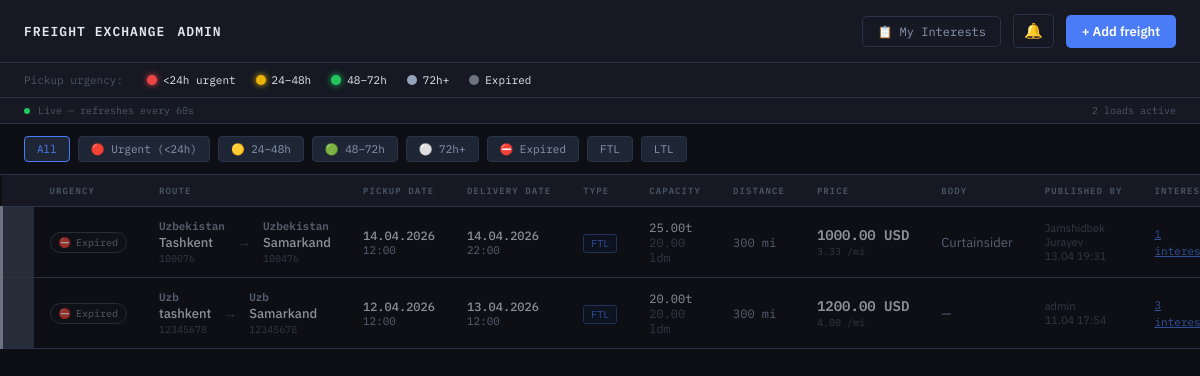
Page /load_list/ (signed in) on the committed database.
### ecargo/models.py (models this page shows, shortened)
class Load(models.Model):
    BODY_TYPE_CHOICES = [
        ('curtainsider', 'Curtainsider'),
        ('tautliner', 'Tautliner'),
        ('flatbed', 'Flatbed'),
        ('box', 'Box / Closed'),
        ('refrigerated', 'Refrigerated'),
        ('tanker', 'Tanker'),
        ('lowloader', 'Low Loader'),
        ('tipper', 'Tipper'),
        ('container', 'Container'),
        ('other', 'Other'),
    ]
    LOAD_TYPE_CHOICES = [
        ('FTL', 'FTL - Full Truck Load'),
        ('LTL', 'LTL - Less than Truck Load'),
    ]
    PUBLICATION_MODE_CHOICES = [
        ('exchange', 'Exchange'),
        ('selected', 'To Selected'),
    ]
    CURRENCY_CHOICES = [
        ('USD', 'USD'),
        ('EUR', 'EUR'),
        ('GBP', 'GBP'),
        ('PLN', 'PLN'),
        ('CZK', 'CZK'),
    ]
    VEHICLE_SIZE_CHOICES = [
        ('semi', 'With Semi-Trailer'),
        ('solo', 'Solo'),
        ('van', 'Van'),
        ('double', 'With Double Trailer'),
    ]
    created_by = models.ForeignKey(
        User,
        on_delete=models.SET_NULL,
        null=True,
        related_name='loads'
    )
    created_at = models.DateTimeField(auto_now_add=True)
    updated_at = models.DateTimeField(auto_now=True)
    publication_mode = models.CharField(max_length=20, choices=PUBLICATION_MODE_CHOICES, default='exchange')
    time_to_submit_offers = models.DateTimeField(null=True, blank=True)
    contacts = models.CharField(max_length=255, blank=True)
    buy_now = models.BooleanField(default=False)
    schedule_publication = models.BooleanField(default=False)
    scheduled_publish_at = models.DateTimeField(null=True, blank=True)
    total_price = models.DecimalField(max_digits=12, decimal_places=2, null=True, blank=True)
    currency = models.CharField(max_length=5, choices=CURRENCY_CHOICES, default='USD')
    mileage = models.FloatField(null=True, blank=True)
    price_per_mile = models.DecimalField(max_digits=10, decimal_places=2, null=True, blank=True)
    payment_deadline_days = models.PositiveIntegerField(null=True, blank=True)
    vehicle_size = models.CharField(max_length=20, choices=VEHICLE_SIZE_CHOICES, blank=True)
    body_type = models.CharField(max_length=30, choices=BODY_TYPE_CHOICES, blank=True)
    capacity = models.DecimalField(max_digits=8, decimal_places=2, null=True, blank=True)
    load_meters = models.DecimalField(max_digits=6, decimal_places=2, null=True, blank=True)
    load_type = models.CharField(max_length=3, choices=LOAD_TYPE_CHOICES, default='FTL')
    quantity = models.IntegerField(null=True, blank=True)
    stackable = models.BooleanField(default=False)
    to_exchange = models.BooleanField(default=False)
    additional_description = models.TextField(blank=True, max_length=2000)
    is_active = models.BooleanField(default=True)
    class Meta:
        ordering = ['-created_at']
    @property
    def pickup_datetime(self):
        loc = self.locations.filter(location_type='pickup').first()
        return loc.date_from if loc else None
    @property
    def hours_until_pickup(self):
        pickup_dt = self.pickup_datetime
        if not pickup_dt:
            return None
        delta = pickup_dt - timezone.now()
        return delta.total_seconds() / 3600
    @property
    def color_status(self):
        hours = self.hours_until_pickup
        if hours is None:
            return 'white'
        if hours < 0:
            return 'gray'
        elif hours <= 24:
            return 'red'
        elif hours <= 48:
            return 'yellow'
        elif hours <= 72:
            return 'green'
        return 'white'
    @property
    def color_label(self):
        hours = self.hours_until_pickup
        if hours is None:
            return 'Unknown'
        if hours < 0:
            return 'Expired'
        elif hours <= 24:
            return f'{int(hours)}h (Urgent)'
        elif hours <= 48:
            return f'{int(hours)}h (Soon)'
        elif hours <= 72:
            return f'{int(hours)}h (Normal)'
        return f'{int(hours)}h (Plenty of time)'

class LoadLocation(models.Model):
    LOCATION_TYPE_CHOICES = [
        ('pickup', 'Pickup'),
        ('delivery', 'Delivery'),
    ]
    load = models.ForeignKey(Load, on_delete=models.CASCADE, related_name='locations')
    location_type = models.CharField(max_length=10, choices=LOCATION_TYPE_CHOICES)
    country = models.CharField(max_length=100)
    postal_code = models.CharField(max_length=20, blank=True)
    city = models.CharField(max_length=200)
    full_address = models.CharField(max_length=500, blank=True)
    date_from = models.DateTimeField()
    date_to = models.DateTimeField(null=True, blank=True)
    is_range = models.BooleanField(default=False)
    class Meta:
        ordering = ['id']
        constraints = [
            models.UniqueConstraint(
                fields=['load', 'location_type'],
                name='unique_pickup_delivery_per_load'
            )
        ]

### ecargo/views.py (the view)
# urls.py: path('load_list/', load_list, name='load_list'),
@login_required
def load_list(request):
    loads = Load.objects.filter(is_active=True).prefetch_related('locations', 'interests')
    role = get_user_role(request.user)
    carrier_interests = {}
    if role == 'carrier':
        my_interests = Interest.objects.filter(carrier=request.user).values_list('load_id', 'status')
        carrier_interests = {load_id: status for load_id, status in my_interests}
    loads_with_status = []
    for load in loads:
        pickup_loc = load.locations.filter(location_type='pickup').first()
        delivery_loc = load.locations.filter(location_type='delivery').first()
        loads_with_status.append({
            'load': load,
            'pickup': pickup_loc,
            'delivery': delivery_loc,
            'color': load.color_status,
            'color_label': load.color_label,
            'interest_status': carrier_interests.get(load.pk),  # None / 'pending' / 'accepted' / 'rejected'
            'interest_count': load.interests.count(),
        })
    return render(request, 'load_list.html', {
        'loads': loads_with_status,
        'title': 'Freight Exchange',
        'role': role,
        'unread_count': unread_notification_count(request.user),
    })

### ecargo/views.py (called while the page is built)
def get_user_role(user):
    try:
        return user.user_role.role
    except Exception:
        return None

def unread_notification_count(user):
    return Notification.objects.filter(recipient=user, is_read=False).count()

### templates/load_list.html (shortened to what this page needs)
<!DOCTYPE html>
<html lang="en">
<head>
</head>
<body>
<div class="topbar">
  <h1>{{ title|default:"Freight Exchange" }}</h1>
  <h1>{{ request.user.username }}</h1>
  {% if role == 'shipper' %}
  <a href="{% url 'interests_page' %}" class="interests-btn">
    📋 My Interests
  </a>
  {% endif %}
  <div class="bell-wrapper">
    <button class="bell-btn" id="bellBtn" onclick="toggleNotifDropdown()">
      🔔
    </button>
  </div>
  <a href="{% url 'add_load' %}" class="btn-add">+ Add freight</a>
</div>
<div class="legend">
  <span class="legend-label">Pickup urgency:</span>
  <span class="legend-item"><span class="dot red"></span> &lt;24h urgent</span>
  <span class="legend-item"><span class="dot yellow"></span> 24–48h</span>
  <span class="legend-item"><span class="dot green"></span> 48–72h</span>
  <span class="legend-item"><span class="dot white"></span> 72h+</span>
  <span class="legend-item"><span class="dot gray"></span> Expired</span>
</div>
<div class="refresh-bar">
  <span class="refresh-dot"></span>
  <span>Live — refreshes every 60s</span>
  <span id="loadCount" style="margin-left:auto">{{ loads|length }} load{{ loads|length|pluralize }} active</span>
</div>
<div class="filters">
  <button class="filter-btn active" onclick="filterLoads('all', this)">All</button>
  <button class="filter-btn" onclick="filterLoads('red', this)">🔴 Urgent (&lt;24h)</button>
  <button class="filter-btn" onclick="filterLoads('yellow', this)">🟡 24–48h</button>
  <button class="filter-btn" onclick="filterLoads('green', this)">🟢 48–72h</button>
  <button class="filter-btn" onclick="filterLoads('white', this)">⚪ 72h+</button>
  <button class="filter-btn" onclick="filterLoads('gray', this)">⛔ Expired</button>
  <button class="filter-btn" onclick="filterLoads('FTL', this)">FTL</button>
  <button class="filter-btn" onclick="filterLoads('LTL', this)">LTL</button>
</div>
<div class="table-wrapper">
  {% if loads %}
  <table id="loadTable">
    <thead>
      <tr>
        <th style="width:4px"></th>
        <th>Urgency</th>
        <th>Route</th>
        <th>Pickup date</th>
        <th>Delivery date</th>
        <th>Type</th>
        <th>Capacity</th>
        <th>Distance</th>
        <th>Price</th>
        <th>Body</th>
        <th>Published by</th>
        {% if role == 'shipper' %}<th>Interests</th>{% endif %}
      </tr>
    </thead>
    <tbody>
      {% for item in loads %}
      <tr
        class="status-{{ item.color }}"
        data-load-id="{{ item.load.pk }}"
        data-color="{{ item.color }}"
        data-load-type="{{ item.load.load_type }}"
        onclick="handleRowClick(event, {{ item.load.pk }})">
        <td class="color-stripe"></td>
        <td>
          <span class="status-pill {{ item.color }}">
            <span class="status-icon">
              {% if item.color == 'red' %}🔴{% elif item.color == 'yellow' %}🟡{% elif item.color == 'green' %}🟢{% elif item.color == 'gray' %}⛔{% else %}⚪{% endif %}
            </span>
            <span class="status-label">{{ item.color_label }}</span>
          </span>
        </td>
        <td>
          <div class="route-cell">
            {% if item.pickup %}
            <div class="route-place">
              <span class="route-country">{{ item.pickup.country }}</span>
              <span class="route-city">{{ item.pickup.city }}</span>
              <span class="route-postal">{{ item.pickup.postal_code|default:"" }}</span>
            </div>
            {% else %}
            <div class="route-place"><span class="route-country">—</span><span class="route-city">—</span></div>
            {% endif %}
            <span class="route-arrow">→</span>
            {% if item.delivery %}
            <div class="route-place">
              <span class="route-country">{{ item.delivery.country }}</span>
              <span class="route-city">{{ item.delivery.city }}</span>
              <span class="route-postal">{{ item.delivery.postal_code|default:"" }}</span>
            </div>
            {% else %}
            <div class="route-place"><span class="route-country">—</span><span class="route-city">—</span></div>
            {% endif %}
          </div>
        </td>
        <td class="date-cell">
          {% if item.pickup %}
            <div class="date-main">{{ item.pickup.date_from|date:"d.m.Y" }}</div>
            <div>{{ item.pickup.date_from|date:"H:i" }}</div>
          {% else %}—{% endif %}
        </td>
        <td class="date-cell">
          {% if item.delivery %}
            <div class="date-main">{{ item.delivery.date_from|date:"d.m.Y" }}</div>
            <div>{{ item.delivery.date_from|date:"H:i" }}</div>
          {% else %}—{% endif %}
        </td>
        <td><span class="type-badge {{ item.load.load_type }}">{{ item.load.load_type }}</span></td>
        <td class="cap-cell">
          {% if item.load.capacity %}{{ item.load.capacity }}t{% else %}—{% endif %}
          {% if item.load.load_meters %}<br><span style="color:var(--text-muted)">{{ item.load.load_meters }} ldm</span>{% endif %}
        </td>
        <td class="dist-cell">
          {% if item.load.mileage %}{{ item.load.mileage|floatformat:0 }} mi{% else %}—{% endif %}
        </td>
        <td class="price-cell">
          {% if item.load.total_price %}
            <div class="price-main">{{ item.load.total_price }} {{ item.load.currency }}</div>
            {% if item.load.price_per_mile %}<div class="price-km">{{ item.load.price_per_mile }} /mi</div>{% endif %}
          {% else %}<span style="color:var(--text-muted)">—</span>{% endif %}
        </td>
        <td style="color:var(--text-dim)">{{ item.load.get_body_type_display|default:"—" }}</td>
        <td style="color:var(--text-muted);font-size:11px">
          {% if item.load.created_by %}
            {{ item.load.created_by.get_full_name|default:item.load.created_by.username }}
          {% else %}—{% endif %}
          <br>{{ item.load.created_at|date:"d.m H:i" }}
        </td>
        {% if role == 'shipper' %}
        <td onclick="event.stopPropagation()">
          {% if item.interest_count > 0 %}
            <a href="{% url 'interests_page' %}?load={{ item.load.pk }}" style="color:var(--accent);font-family:var(--mono);font-size:11px;">
              {{ item.interest_count }} interest{{ item.interest_count|pluralize }}
            </a>
          {% else %}
            <span style="color:var(--text-muted);font-size:11px">—</span>
          {% endif %}
        </td>
        {% endif %}
      </tr>
      {% endfor %}
    </tbody>
  </table>
  {% endif %}
</div>
</body>
</html>

### rows in the picture
Load: color_label "Expired", pickup.country "Uzbekistan", pickup.city "Tashkent", pickup.postal_code "100076", delivery.country "Uzbekistan", delivery.city "Samarkand", delivery.postal_code "100476", pickup.date_from "14.04.2026", pickup.date_from "12:00", delivery.date_from "14.04.2026", delivery.date_from "22:00", load.load_type "FTL", load.capacity "25.00", load.load_meters "20.00", load.mileage "300", load.total_price "1000.00", load.currency "USD", load.price_per_mile "3.33", load.body_type "Curtainsider", load.created_by.get_full_name "Jamshidbek Jurayev", load.created_at "13.04 19:31", interest_count "1"
Load: color_label "Expired", pickup.country "Uzb", pickup.city "tashkent", pickup.postal_code "12345678", delivery.country "Uzb", delivery.city "Samarkand", delivery.postal_code "12345678", pickup.date_from "12.04.2026", pickup.date_from "12:00", delivery.date_from "13.04.2026", delivery.date_from "12:00", load.load_type "FTL", load.capacity "20.00", load.load_meters "20.00", load.mileage "300", load.total_price "1200.00", load.currency "USD", load.price_per_mile "4.00", load.body_type "—", load.created_by.get_full_name "admin", load.created_at "11.04 17:54", interest_count "3"

### other values in the picture
{{ title|default:"Freight Exchange" }} "FREIGHT EXCHANGE"
{{ request.user.username }} "ADMIN"
{{ loads|length }} "2"
